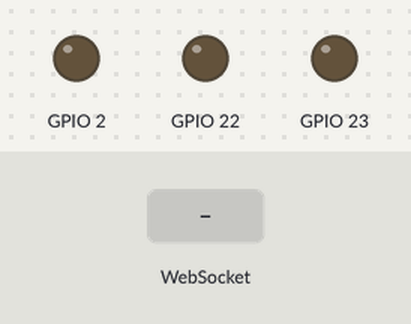
Recording of a program running on a simulated ESP32. Parts: output pins drawn as LEDs (lit = HIGH). Inputs (shaded band) come from the test bench. WiFi joins after 1.5 s; servers stay silent unless stated; what the program prints to the serial monitor is not drawn.

Above: at 2.3 s.
2.4 s: WebSocket text "/buzz_on" received
At 2.9 s:
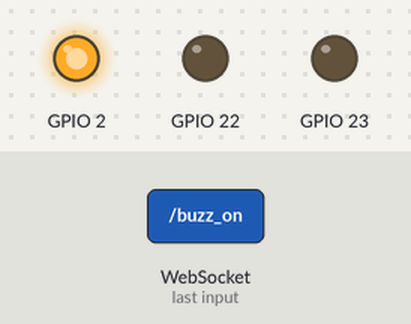
3.9 s: WebSocket text "/red_on" received
At 5.1 s:
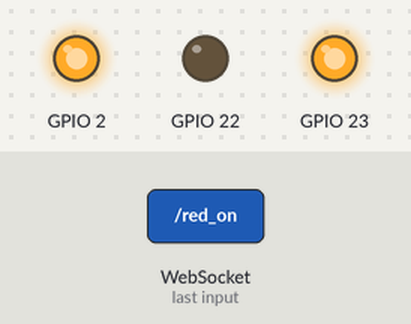
5.4 s: WebSocket text "/buzz_off" received
At 6.3 s:
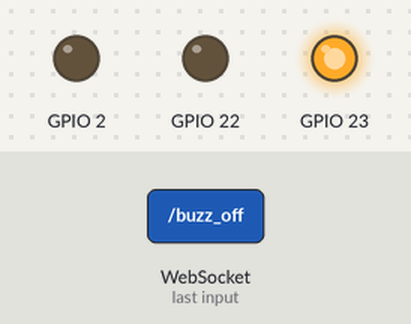
6.9 s: WebSocket text "/yellow_on" received
At 7.5 s:
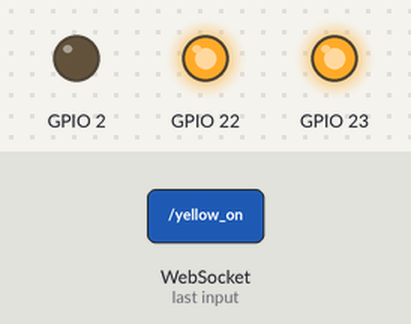
8.4 s: WebSocket text "/red_off" received
At 9.6 s:
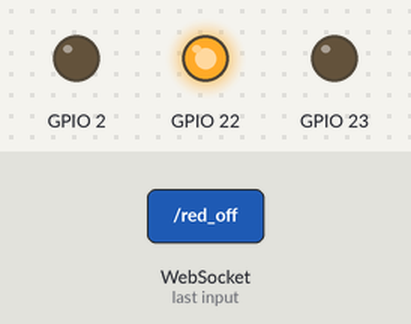
9.9 s: WebSocket text "/yellow_off" received
At 10.9 s:
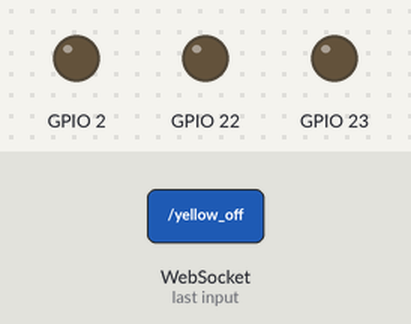
Timing chart, 0 to 12.4 s (numbered marks = the images above; inputs shaded):
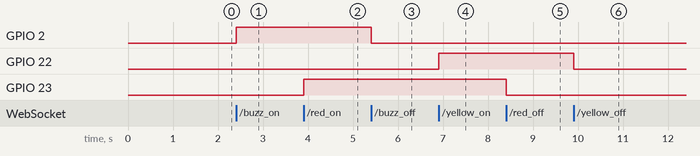

Measured:
- after the input at 2.4 s, GPIO 2: LOW → HIGH at once
- after the input at 3.9 s, GPIO 23: LOW → HIGH at once
- after the input at 5.4 s, GPIO 2: HIGH → LOW at once
- after the input at 6.9 s, GPIO 22: LOW → HIGH at once
- after the input at 8.4 s, GPIO 23: HIGH → LOW at once
- after the input at 9.9 s, GPIO 22: HIGH → LOW at once

The program:

main.cpp
```cpp
#include <Arduino.h>
#include <freertos/FreeRTOS.h>
#include <freertos/queue.h>
#include "Led.h"
#include "Buzzer.h"
#include "WifiCommunicator.h"
#include "ServerCommunicator.h"
#include "CommandHandler.h"

#define COMMAND_MAX_LEN 32

Led redLed(23);
Led yellowLed(22);
Buzzer buzzer(2);

WifiCommunicator wifi(
    "Orange-54A4",
    "tTQExQ4uSbS4b6ubfA"
);

ServerCommunicator server(
    "192.168.1.37", // IP-ul/hostname-ul unde ruleaza serverul Node.js
    8080
);

CommandHandler commandHandler(
    &redLed,
    &yellowLed,
    &buzzer
);

QueueHandle_t commandQueue;

void wifiTask(void* pvParameters) {
    bool serverStarted = false;

    for (;;) {
        if (wifi.connect() && !serverStarted)
        {
            server.begin();
            serverStarted = true;
        }

        if (serverStarted)
        {
            server.loop();

            const char* command = server.getCommand();
            if (strlen(command) > 0)
            {
                char buf[COMMAND_MAX_LEN];
                strncpy(buf, command, COMMAND_MAX_LEN - 1);
                buf[COMMAND_MAX_LEN - 1] = '\0';
                xQueueSend(commandQueue, buf, portMAX_DELAY);
            }
        }

        vTaskDelay(pdMS_TO_TICKS(1));
    }
}

void commandTask(void* pvParameters) {
    char buf[COMMAND_MAX_LEN];
    for (;;) {
        if (xQueueReceive(commandQueue, buf, portMAX_DELAY))
        {
            commandHandler.handleCommand(buf);
        }
    }
}

void setup() {
    Serial.begin(115200);
    buzzer.begin();
    buzzer.setActive(false);
    redLed.begin();
    yellowLed.begin();

    commandQueue = xQueueCreate(10, COMMAND_MAX_LEN);

    xTaskCreatePinnedToCore(wifiTask, "wifiTask", 4096, NULL, 1, NULL, 0);
    xTaskCreatePinnedToCore(commandTask, "commandTask", 4096, NULL, 1, NULL, 1);
}

void loop() {
}
```

Buzzer.h
```cpp
#ifndef BUZZER_H
#define BUZZER_H

class Buzzer
{
private:
    int pin;
public:
    Buzzer(int gpioPin);

    void begin();
    void setActive(bool active);
};

#endif
```

CommandHandler.h
```cpp
#ifndef COMMAND_HANDLER_H
#define COMMAND_HANDLER_H

#include "Led.h"
#include "Buzzer.h"

class CommandHandler
{
private:
    Led* redLed;
    Led* yellowLed;

    Buzzer* buzzer;

    void handleRed(bool on);
    void handleYellow(bool on);
    void handleBuzz(bool on);

public:
    CommandHandler(
        Led* red,
        Led* yellow,
        Buzzer* buzz
    );


    void handleCommand(const char* command);
};


#endif
```

Led.h
```cpp
#ifndef LED_H
#define LED_H


class Led
{
private:
    int pin;
    bool state;

public:
    Led(int gpioPin);

    void begin();
    void on();
    void off();
    void toggle();
    bool IsOn();

};

#endif
```

ServerCommunicator.h
```cpp
#ifndef SERVER_COMMUNICATOR_H
#define SERVER_COMMUNICATOR_H

#include <Arduino.h>
#include <WebSocketsClient.h>

#define SERVER_COMMAND_MAX_LEN 32

class ServerCommunicator
{
private:
    const char* host;
    uint16_t port;
    const char* path;

    WebSocketsClient webSocket;
    char lastCommand[SERVER_COMMAND_MAX_LEN];
    volatile bool hasCommand;

    void handleEvent(WStype_t type, uint8_t* payload, size_t length);

public:
    ServerCommunicator(const char* serverHost, uint16_t serverPort, const char* wsPath = "/?role=esp32");

    void begin();
    void loop();
    const char* getCommand();
};

#endif
```

WifiCommunicator.h
```cpp
#ifndef WIFI_COMMUNICATOR_H
#define WIFI_COMMUNICATOR_H
#include <WiFi.h>

class WifiCommunicator
{
private:
    const char* ssid;
    const char* password;

    bool waitForConnection(int maxTries);

public:
    WifiCommunicator(const char* id, const char* parola);

    bool connect();
};


#endif
```

Buzzer.cpp
```cpp
#include "Buzzer.h"
#include <Arduino.h>

Buzzer::Buzzer(int gpioPin)
{
   pin = gpioPin;
}

void Buzzer::begin()
{
    pinMode(pin, OUTPUT);
    digitalWrite(pin, LOW);
}

void Buzzer::setActive(bool active)
{
    digitalWrite(pin, active ? HIGH : LOW);
}
```

CommandHandler.cpp
```cpp
#include "CommandHandler.h"
#include <cstring>

CommandHandler::CommandHandler(
    Led* red,
    Led* yellow,
    Buzzer* buzz
){
    redLed = red;
    yellowLed = yellow;
    buzzer = buzz;
}

void CommandHandler::handleCommand(const char* command)
{
    if(strcmp(command, "/buzz_on") == 0)
    {
        handleBuzz(true);
    }

    else if(strcmp(command, "/buzz_off") == 0)
    {
        handleBuzz(false);
    }

    else if(strcmp(command, "/red_on") == 0)
    {
        handleRed(true);
    }

    else if(strcmp(command, "/red_off") == 0)
    {
        handleRed(false);
    }

    else if(strcmp(command, "/yellow_on") == 0)
    {
        handleYellow(true);
    }

    else if(strcmp(command, "/yellow_off") == 0)
    {
        handleYellow(false);
    }
}

void CommandHandler::handleRed(bool on)
{
    if (on) redLed->on(); else redLed->off();
}

void CommandHandler::handleYellow(bool on)
{
    if (on) yellowLed->on(); else yellowLed->off();
}

void CommandHandler::handleBuzz(bool on)
{
    buzzer->setActive(on);
}
```

Led.cpp
```cpp
#include "Led.h"
#include <Arduino.h>

Led::Led(int gpioPin)
{
    pin = gpioPin;
    state = false;
}

void Led::begin()
{
    pinMode(pin, OUTPUT);
    digitalWrite(pin, LOW);
}

void Led::on()
{
    digitalWrite(pin, HIGH);
    state = true;
}

void Led::off()
{
    digitalWrite(pin, LOW);
    state = false;
}

bool Led::IsOn()
{
    return state;
}

void Led::toggle()
{
    state = !state;
    digitalWrite(pin, state);
}
```

ServerCommunicator.cpp
```cpp
#include "ServerCommunicator.h"
#include <cstring>

ServerCommunicator::ServerCommunicator(const char* serverHost, uint16_t serverPort, const char* wsPath)
{
    host = serverHost;
    port = serverPort;
    path = wsPath;
    hasCommand = false;
    lastCommand[0] = '\0';
}

void ServerCommunicator::begin()
{
    webSocket.onEvent([this](WStype_t type, uint8_t* payload, size_t length) {
        handleEvent(type, payload, length);
    });
    webSocket.begin(host, port, path);
    webSocket.setReconnectInterval(5000);
}

void ServerCommunicator::loop()
{
    webSocket.loop();
}

void ServerCommunicator::handleEvent(WStype_t type, uint8_t* payload, size_t length)
{
    if (type == WStype_TEXT)
    {
        size_t len = length < SERVER_COMMAND_MAX_LEN - 1 ? length : SERVER_COMMAND_MAX_LEN - 1;
        memcpy(lastCommand, payload, len);
        lastCommand[len] = '\0';
        hasCommand = true;
    }
    else if (type == WStype_CONNECTED)
    {
        Serial.println("WebSocket connected to server");
    }
    else if (type == WStype_DISCONNECTED)
    {
        Serial.println("WebSocket disconnected from server");
    }
}

const char* ServerCommunicator::getCommand()
{
    if (hasCommand)
    {
        hasCommand = false;
        return lastCommand;
    }
    return "";
}
```

WifiCommunicator.cpp
```cpp
#include "WifiCommunicator.h"

WifiCommunicator::WifiCommunicator(const char* id, const char* parola)
{
    ssid = id;
    password = parola;
}

bool WifiCommunicator::connect()
{
    if (WiFi.status() == WL_CONNECTED)
    {
        return true;
    }

    Serial.println("Connecting to WiFi: ");
    Serial.println(ssid);

    WiFi.begin(ssid, password);

    if (!waitForConnection(20))
    {
        Serial.println("\nError: Couldn't connect to WiFi");
        return false;
    }

    Serial.println("\nWiFi connected");
    Serial.print("Ip addres is: ");
    Serial.println(WiFi.localIP());

    return true;
}

bool WifiCommunicator::waitForConnection(int maxTries)
{
    int tries = 0;
    while (WiFi.status() != WL_CONNECTED && tries < maxTries)
    {
        delay(500);
        Serial.print('.');
        tries++;
    }
    return WiFi.status() == WL_CONNECTED;
}
```
